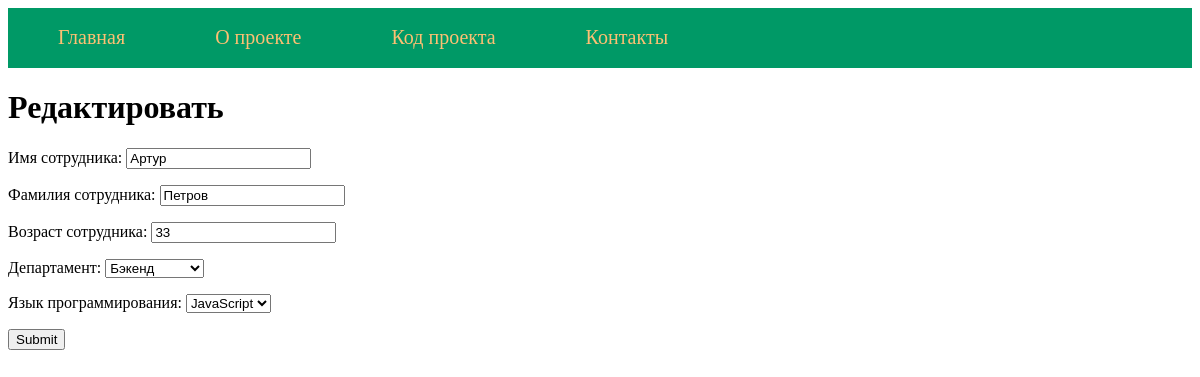
Page /edit/2/ on the committed database.
### application/models.py (models this page shows, shortened)
class Employee(models.Model):
    first_name = models.CharField(max_length=50, verbose_name='Имя сотрудника')
    last_name = models.CharField(max_length=100, verbose_name='Фамилия сотрудника')
    age = models.PositiveIntegerField(verbose_name='Возраст сотрудника')
    gender = models.CharField(max_length=20, verbose_name='Пол', choices=[('M', 'Мужской'), ('F', 'Женский')],
                              blank=True)
    departament = models.ForeignKey(Departament, blank=False, verbose_name='Департамент', on_delete=models.CASCADE)
    programing_language = models.ForeignKey(ProgramingLanguage, blank=False,
                                            verbose_name='Язык программирования',
                                            on_delete=models.CASCADE)
    class Meta:
        verbose_name = 'Сотрудник'
        verbose_name_plural = 'Сотрудники'

### application/views.py (the view)
# urls.py: path('edit/<slug:pk>/', Edit.as_view(), name='edit'),
class Edit(DataMixin, UpdateView):
    model = Employee
    fields = ['first_name', 'last_name', 'age', 'departament', 'programing_language']
    template_name = 'application/edit.html'
    success_url = reverse_lazy('home')
    def get_context_data(self, *, object_list=None, **kwargs):
        context = super().get_context_data(**kwargs)
        c_def = self.get_user_context(title='Редактировать')
        return context | c_def

### application/models.py (called while the page is built)
    def __str__(self):
        return self.name

    def __str__(self):
        return self.name

### application/utils.py (called while the page is built)
    def get_user_context(self, **kwargs):
        context = kwargs
        user_menu = menu.copy()
        if not self.request.user.is_authenticated:
            user_menu.pop(4)
        context['menu'] = user_menu
        return context

### application/templates/application/edit.html (shortened to what this page needs)
{% extends 'application/base.html' %}
{% block content %}
    <div class="title-main"><h1>{{ title }}</h1></div>
    <form method="POST">{% csrf_token %}
        {{ form.as_p }}
        <input type="submit" name="sumbit">
    </form>
{% endblock %}

### rows in the picture
Employee: first_name "Артур", last_name "Петров", age "33", departament "Бэкенд", programing_language "JavaScript"

### other values in the picture
{{ m.title }} "Главная" "О проекте" "Код проекта" "Контакты"
{{ title }} "Редактировать"
